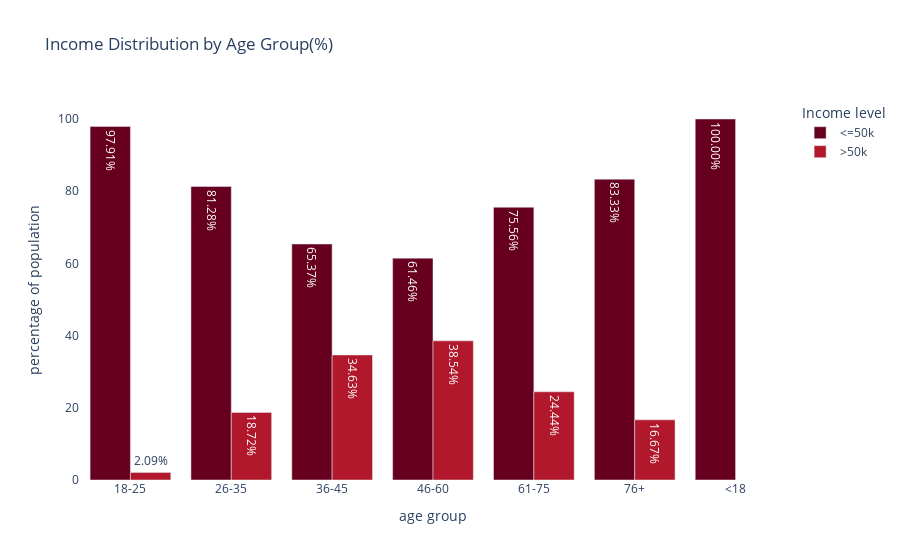
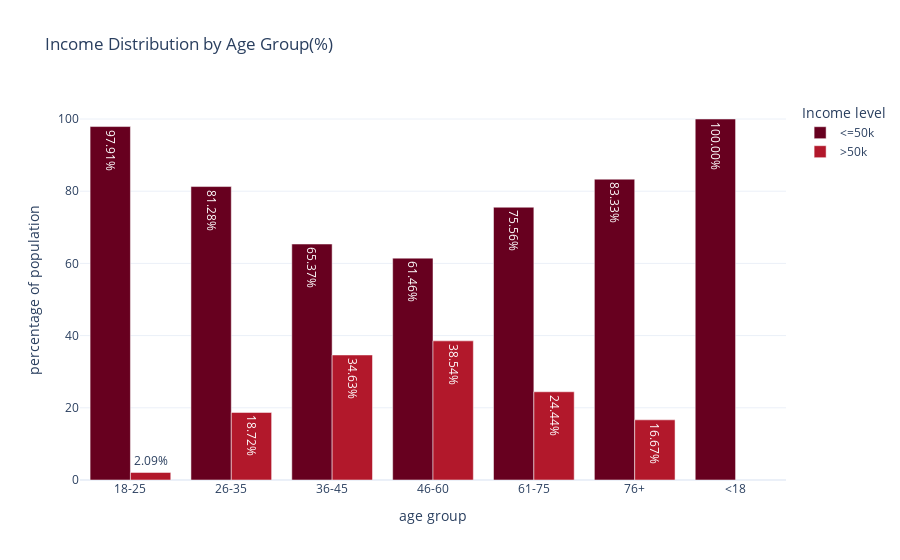
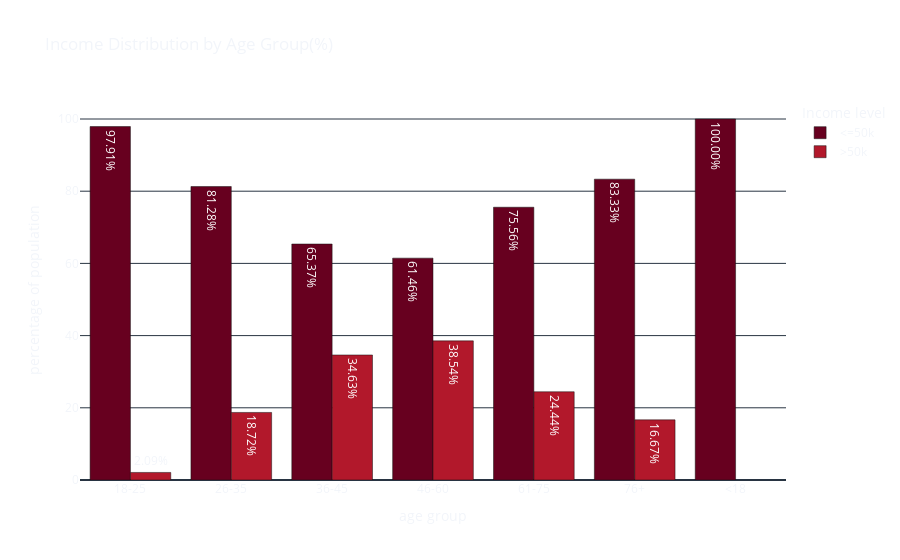
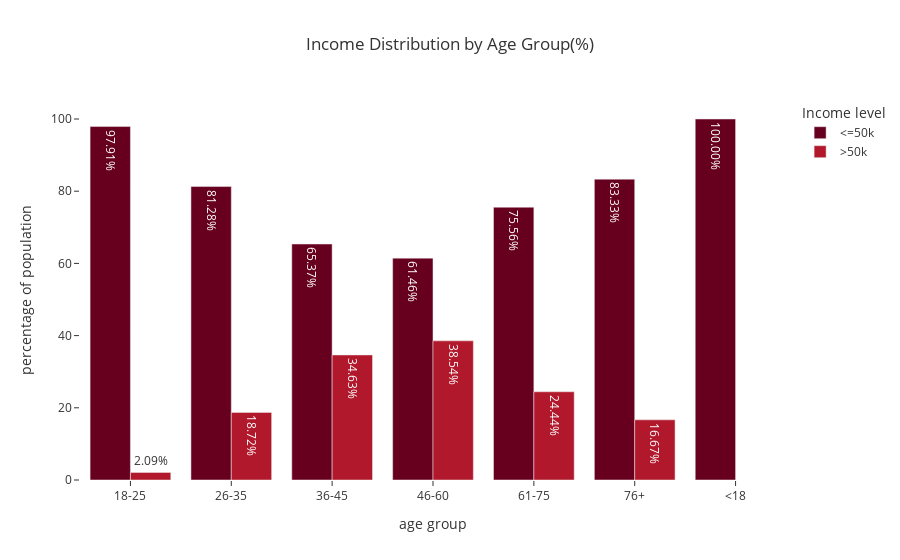

Notebook source saved alongside these figures, in order:
### Code cell
themes = ["plotly", "plotly_white", "plotly_dark", "ggplot2", "seaborn", "simple_white", "presentation", "xgridoff", "gridon", "none"]

for theme in themes:
    fig.update_layout(template=theme)
    fig.show()

### Figure 1 — Plotly figure (JSON) as saved in the notebook; plotly's stock layout.template omitted (floating-point values rounded to 4 significant figures)
{"data": [{"alignmentgroup": "True", "hovertemplate": "income=<=50k<br>age_group=%{x}<br>percentage=%{text}<extra></extra>", "legendgroup": "<=50k", "marker": {"color": "rgb(103,0,31)", "pattern": {"shape": ""}}, "name": "<=50k", "offsetgroup": "<=50k", "orientation": "v", "showlegend": true, "text": [97.91, 81.28, 65.37, 61.46, 75.56, 83.33, 100.0], "textposition": "auto", "texttemplate": "%{text:.2f}%", "type": "bar", "x": ["18-25", "26-35", "36-45", "46-60", "61-75", "76+", "<18"], "xaxis": "x", "y": [97.91, 81.28, 65.37, 61.46, 75.56, 83.33, 100.0], "yaxis": "y"}, {"alignmentgroup": "True", "hovertemplate": "income=>50k<br>age_group=%{x}<br>percentage=%{text}<extra></extra>", "legendgroup": ">50k", "marker": {"color": "rgb(178,24,43)", "pattern": {"shape": ""}}, "name": ">50k", "offsetgroup": ">50k", "orientation": "v", "showlegend": true, "text": [2.093, 18.72, 34.63, 38.54, 24.44, 16.67], "textposition": "auto", "texttemplate": "%{text:.2f}%", "type": "bar", "x": ["18-25", "26-35", "36-45", "46-60", "61-75", "76+"], "xaxis": "x", "y": [2.093, 18.72, 34.63, 38.54, 24.44, 16.67], "yaxis": "y"}], "layout": {"autosize": true, "barmode": "group", "legend": {"title": {"text": "Income level"}, "tracegroupgap": 0}, "paper_bgcolor": "rgba(0, 0, 0, 0)", "plot_bgcolor": "rgba(0, 0, 0, 0)", "title": {"text": "Income Distribution by Age Group(%)"}, "xaxis": {"anchor": "y", "autorange": true, "domain": [0, 1], "range": [-0.5, 6.5], "title": {"text": "age group"}, "type": "category"}, "yaxis": {"anchor": "x", "autorange": true, "domain": [0, 1], "range": [0, 105.3], "title": {"text": "percentage of population"}, "type": "linear"}}}

### Figure 2 — Plotly figure (JSON) as saved in the notebook; plotly's stock layout.template omitted (floating-point values rounded to 4 significant figures)
{"data": [{"alignmentgroup": "True", "hovertemplate": "income=<=50k<br>age_group=%{x}<br>percentage=%{text}<extra></extra>", "legendgroup": "<=50k", "marker": {"color": "rgb(103,0,31)", "pattern": {"shape": ""}}, "name": "<=50k", "offsetgroup": "<=50k", "orientation": "v", "showlegend": true, "text": [97.91, 81.28, 65.37, 61.46, 75.56, 83.33, 100.0], "textposition": "auto", "texttemplate": "%{text:.2f}%", "type": "bar", "x": ["18-25", "26-35", "36-45", "46-60", "61-75", "76+", "<18"], "xaxis": "x", "y": [97.91, 81.28, 65.37, 61.46, 75.56, 83.33, 100.0], "yaxis": "y"}, {"alignmentgroup": "True", "hovertemplate": "income=>50k<br>age_group=%{x}<br>percentage=%{text}<extra></extra>", "legendgroup": ">50k", "marker": {"color": "rgb(178,24,43)", "pattern": {"shape": ""}}, "name": ">50k", "offsetgroup": ">50k", "orientation": "v", "showlegend": true, "text": [2.093, 18.72, 34.63, 38.54, 24.44, 16.67], "textposition": "auto", "texttemplate": "%{text:.2f}%", "type": "bar", "x": ["18-25", "26-35", "36-45", "46-60", "61-75", "76+"], "xaxis": "x", "y": [2.093, 18.72, 34.63, 38.54, 24.44, 16.67], "yaxis": "y"}], "layout": {"autosize": true, "barmode": "group", "legend": {"title": {"text": "Income level"}, "tracegroupgap": 0}, "paper_bgcolor": "rgba(0, 0, 0, 0)", "plot_bgcolor": "rgba(0, 0, 0, 0)", "title": {"text": "Income Distribution by Age Group(%)"}, "xaxis": {"anchor": "y", "autorange": true, "domain": [0, 1], "range": [-0.5, 6.5], "title": {"text": "age group"}, "type": "category"}, "yaxis": {"anchor": "x", "autorange": true, "domain": [0, 1], "range": [0, 105.3], "title": {"text": "percentage of population"}, "type": "linear"}}}

### Figure 3 — Plotly figure (JSON) as saved in the notebook; plotly's stock layout.template omitted (floating-point values rounded to 4 significant figures)
{"data": [{"alignmentgroup": "True", "hovertemplate": "income=<=50k<br>age_group=%{x}<br>percentage=%{text}<extra></extra>", "legendgroup": "<=50k", "marker": {"color": "rgb(103,0,31)", "pattern": {"shape": ""}}, "name": "<=50k", "offsetgroup": "<=50k", "orientation": "v", "showlegend": true, "text": [97.91, 81.28, 65.37, 61.46, 75.56, 83.33, 100.0], "textposition": "auto", "texttemplate": "%{text:.2f}%", "type": "bar", "x": ["18-25", "26-35", "36-45", "46-60", "61-75", "76+", "<18"], "xaxis": "x", "y": [97.91, 81.28, 65.37, 61.46, 75.56, 83.33, 100.0], "yaxis": "y"}, {"alignmentgroup": "True", "hovertemplate": "income=>50k<br>age_group=%{x}<br>percentage=%{text}<extra></extra>", "legendgroup": ">50k", "marker": {"color": "rgb(178,24,43)", "pattern": {"shape": ""}}, "name": ">50k", "offsetgroup": ">50k", "orientation": "v", "showlegend": true, "text": [2.093, 18.72, 34.63, 38.54, 24.44, 16.67], "textposition": "auto", "texttemplate": "%{text:.2f}%", "type": "bar", "x": ["18-25", "26-35", "36-45", "46-60", "61-75", "76+"], "xaxis": "x", "y": [2.093, 18.72, 34.63, 38.54, 24.44, 16.67], "yaxis": "y"}], "layout": {"autosize": true, "barmode": "group", "legend": {"title": {"text": "Income level"}, "tracegroupgap": 0}, "paper_bgcolor": "rgba(0, 0, 0, 0)", "plot_bgcolor": "rgba(0, 0, 0, 0)", "title": {"text": "Income Distribution by Age Group(%)"}, "xaxis": {"anchor": "y", "autorange": true, "domain": [0, 1], "range": [-0.5, 6.5], "title": {"text": "age group"}, "type": "category"}, "yaxis": {"anchor": "x", "autorange": true, "domain": [0, 1], "range": [0, 105.3], "title": {"text": "percentage of population"}, "type": "linear"}}}

### Figure 4 — Plotly figure (JSON) as saved in the notebook; plotly's stock layout.template omitted (floating-point values rounded to 4 significant figures)
{"data": [{"alignmentgroup": "True", "hovertemplate": "income=<=50k<br>age_group=%{x}<br>percentage=%{text}<extra></extra>", "legendgroup": "<=50k", "marker": {"color": "rgb(103,0,31)", "pattern": {"shape": ""}}, "name": "<=50k", "offsetgroup": "<=50k", "orientation": "v", "showlegend": true, "text": [97.91, 81.28, 65.37, 61.46, 75.56, 83.33, 100.0], "textposition": "auto", "texttemplate": "%{text:.2f}%", "type": "bar", "x": ["18-25", "26-35", "36-45", "46-60", "61-75", "76+", "<18"], "xaxis": "x", "y": [97.91, 81.28, 65.37, 61.46, 75.56, 83.33, 100.0], "yaxis": "y"}, {"alignmentgroup": "True", "hovertemplate": "income=>50k<br>age_group=%{x}<br>percentage=%{text}<extra></extra>", "legendgroup": ">50k", "marker": {"color": "rgb(178,24,43)", "pattern": {"shape": ""}}, "name": ">50k", "offsetgroup": ">50k", "orientation": "v", "showlegend": true, "text": [2.093, 18.72, 34.63, 38.54, 24.44, 16.67], "textposition": "auto", "texttemplate": "%{text:.2f}%", "type": "bar", "x": ["18-25", "26-35", "36-45", "46-60", "61-75", "76+"], "xaxis": "x", "y": [2.093, 18.72, 34.63, 38.54, 24.44, 16.67], "yaxis": "y"}], "layout": {"autosize": true, "barmode": "group", "legend": {"title": {"text": "Income level"}, "tracegroupgap": 0}, "paper_bgcolor": "rgba(0, 0, 0, 0)", "plot_bgcolor": "rgba(0, 0, 0, 0)", "title": {"text": "Income Distribution by Age Group(%)"}, "xaxis": {"anchor": "y", "autorange": true, "domain": [0, 1], "range": [-0.5, 6.5], "title": {"text": "age group"}, "type": "category"}, "yaxis": {"anchor": "x", "autorange": true, "domain": [0, 1], "range": [0, 105.3], "title": {"text": "percentage of population"}, "type": "linear"}}}
